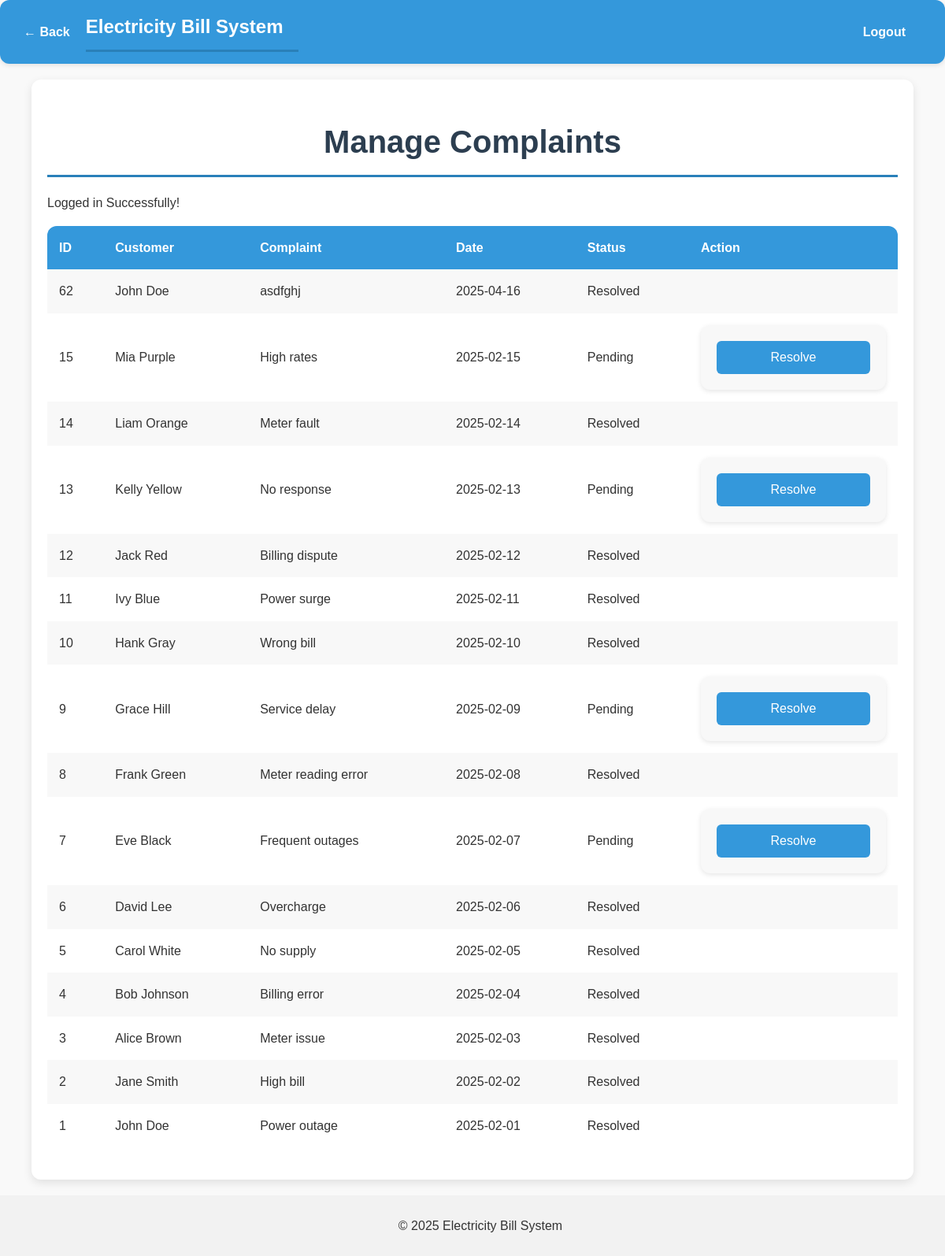
/admin/manage_complaints.php (signed in), run on the app's committed database.
### tables this page shows
CREATE TABLE `Customer_Interaction` (
  `interaction_id` int NOT NULL AUTO_INCREMENT,
  `cust_id` int NOT NULL,
  `interaction_type` enum('Complaint','Support','Feedback') NOT NULL,
  `description` text NOT NULL,
  `interaction_date` date NOT NULL,
  `status` enum('Pending','Resolved','Open','Closed') NOT NULL,
  PRIMARY KEY (`interaction_id`),
  KEY `cust_id` (`cust_id`),
  CONSTRAINT `customer_interaction_ibfk_1` FOREIGN KEY (`cust_id`) REFERENCES `Customer` (`cust_id`)
);

CREATE TABLE `Customer` (
  `cust_id` int NOT NULL AUTO_INCREMENT,
  `cust_name` varchar(100) NOT NULL,
  `email` varchar(100) NOT NULL,
  `password` varchar(255) NOT NULL,
  `address_id` int NOT NULL,
  PRIMARY KEY (`cust_id`),
  UNIQUE KEY `email` (`email`),
  KEY `address_id` (`address_id`),
  CONSTRAINT `customer_ibfk_1` FOREIGN KEY (`address_id`) REFERENCES `Address` (`address_id`)
);

### admin/manage_complaints.php (the view, shortened to what this page needs)
<?php
include('../includes/db_connection.php');
include('../includes/header.php');
$success_message = isset($_SESSION['success_message']) ? $_SESSION['success_message'] : null;
$stmt = $conn->prepare("SELECT ci.interaction_id, cu.cust_name, ci.description, ci.interaction_date, ci.status
                        FROM Customer_Interaction ci
                        JOIN Customer cu ON ci.cust_id = cu.cust_id
                        WHERE ci.interaction_type = 'Complaint'
                        ORDER BY ci.interaction_date DESC");
$stmt->execute();
$result = $stmt->get_result();
?>
<div class="container">
    <h1>Manage Complaints</h1>
    <?php if ($success_message): ?><p class="success"><?= $success_message ?></p><?php endif; ?>
    <?php if ($result->num_rows > 0): ?>
        <table>
            <tr><th>ID</th><th>Customer</th><th>Complaint</th><th>Date</th><th>Status</th><th>Action</th></tr>
            <?php while ($row = $result->fetch_assoc()): ?>
                <tr>
                    <td><?php echo $row['interaction_id']; ?></td>
                    <td><?php echo htmlspecialchars($row['cust_name']); ?></td>
                    <td><?php echo htmlspecialchars($row['description']); ?></td>
                    <td><?php echo $row['interaction_date']; ?></td>
                    <td><?php echo $row['status']; ?></td>
                    <td>
                        <?php if ($row['status'] == 'Pending'): ?>
                            <form method="post">
                                <button type="submit" name="resolve">Resolve</button>
                            </form>
                        <?php endif; ?>
                    </td>
                </tr>
            <?php endwhile; ?>
        </table>
    <?php else: ?>
        <p>No complaints found.</p>
    <?php endif; ?>
</div>
<?php include('../includes/footer.php'); ?>

### css/styles.css (style rules this page uses)
body { font-family: 'Poppins', sans-serif; background-color: #f9f9f9; color: #333; margin: 0; padding: 0; line-height: 1.6; }
.container { width: 90%; max-width: 1200px; margin: 20px auto; padding: 20px; background-color: #ffffff; box-shadow: 0 4px 12px rgba(0, 0, 0, 0.1); border-radius: 12px; }
h1, h2, h3 { color: #2c3e50; margin-bottom: 20px; }
h1 { font-size: 2.5rem; text-align: center; border-bottom: 3px solid #2980b9; padding-bottom: 10px; }
form { display: flex; flex-direction: column; gap: 20px; max-width: 500px; margin: 0 auto; padding: 20px; background-color: #f8f8f8; border-radius: 12px; box-shadow: 0 2px 6px rgba(0, 0, 0, 0.1); }
button { padding: 12px 25px; background-color: #3498db; color: #fff; border: none; border-radius: 6px; font-size: 1rem; cursor: pointer; transition: background-color 0.3s ease, transform 0.3s ease; }
table { width: 100%; border-collapse: collapse; margin-bottom: 20px; background-color: #ffffff; border-radius: 12px; overflow: hidden; }
th, td { padding: 15px; text-align: left; color: #333; }
th { background-color: #3498db; color: #fff; font-weight: bold; }
tr:nth-child(even) { background-color: #f8f8f8; }

### data on the page
customer_interaction: interaction_id "62", cust.cust_name "John Doe", description "asdfghj", interaction_date "2025-04-16", status "Resolved"
customer_interaction: interaction_id "15", cust.cust_name "Mia Purple", description "High rates", interaction_date "2025-02-15", status "Pending"
customer_interaction: interaction_id "14", cust.cust_name "Liam Orange", description "Meter fault", interaction_date "2025-02-14", status "Resolved"
customer_interaction: interaction_id "13", cust.cust_name "Kelly Yellow", description "No response", interaction_date "2025-02-13", status "Pending"
customer_interaction: interaction_id "12", cust.cust_name "Jack Red", description "Billing dispute", interaction_date "2025-02-12", status "Resolved"
customer_interaction: interaction_id "11", cust.cust_name "Ivy Blue", description "Power surge", interaction_date "2025-02-11", status "Resolved"
customer_interaction: interaction_id "10", cust.cust_name "Hank Gray", description "Wrong bill", interaction_date "2025-02-10", status "Resolved"
customer_interaction: interaction_id "9", cust.cust_name "Grace Hill", description "Service delay", interaction_date "2025-02-09", status "Pending"
customer_interaction: interaction_id "8", cust.cust_name "Frank Green", description "Meter reading error", interaction_date "2025-02-08", status "Resolved"
customer_interaction: interaction_id "7", cust.cust_name "Eve Black", description "Frequent outages", interaction_date "2025-02-07", status "Pending"
customer_interaction: interaction_id "6", cust.cust_name "David Lee", description "Overcharge", interaction_date "2025-02-06", status "Resolved"
customer_interaction: interaction_id "5", cust.cust_name "Carol White", description "No supply", interaction_date "2025-02-05", status "Resolved"
customer_interaction: interaction_id "4", cust.cust_name "Bob Johnson", description "Billing error", interaction_date "2025-02-04", status "Resolved"
customer_interaction: interaction_id "3", cust.cust_name "Alice Brown", description "Meter issue", interaction_date "2025-02-03", status "Resolved"
customer_interaction: interaction_id "2", cust.cust_name "Jane Smith", description "High bill", interaction_date "2025-02-02", status "Resolved"
customer_interaction: interaction_id "1", cust.cust_name "John Doe", description "Power outage", interaction_date "2025-02-01", status "Resolved"

### other printed values
$success_message "Logged in Successfully!"
